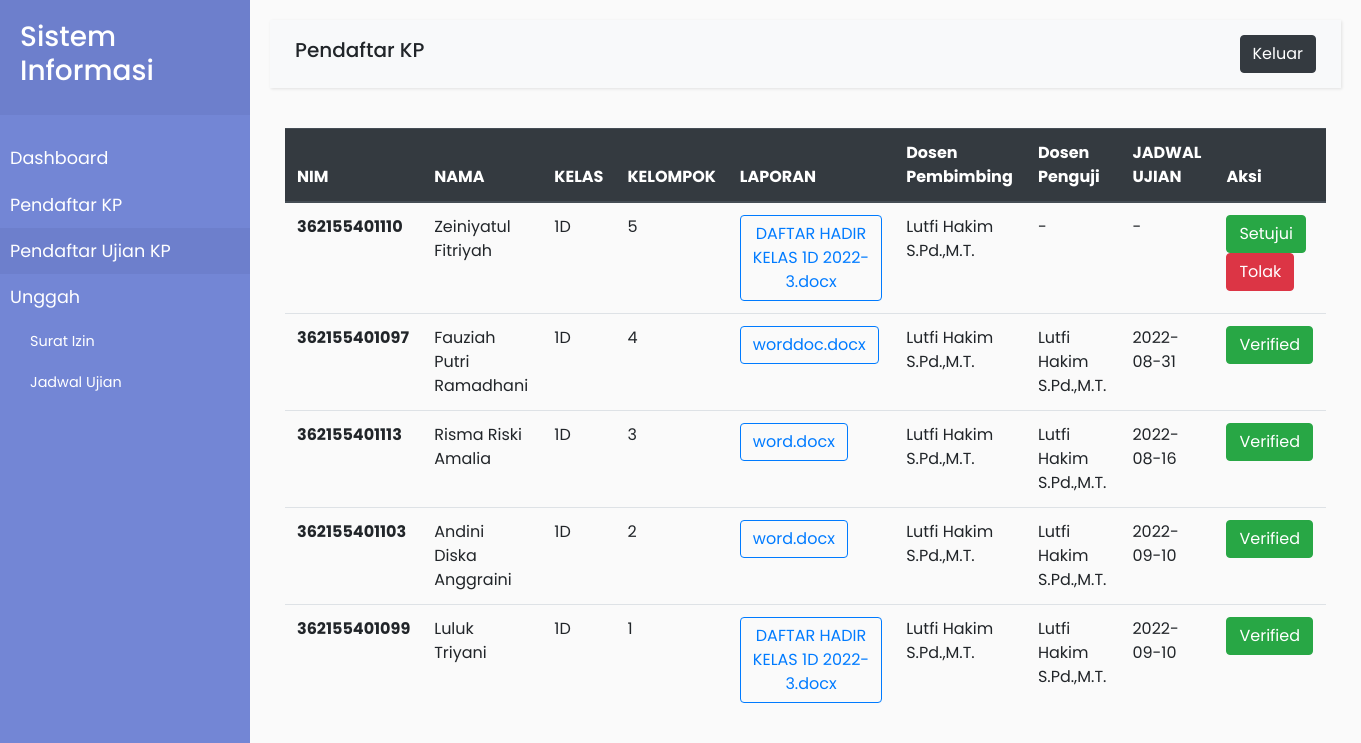
Screenshot of /pendaftar-ujian-kp.php (signed in) with the database file from the repository.
### tables this page shows
CREATE TABLE `mahasiswa` (
  `id` int(11) NOT NULL,
  `nama` varchar(45) NOT NULL,
  `nim` varchar(45) NOT NULL,
  `kelas` varchar(45) NOT NULL,
  `email` varchar(45) NOT NULL,
  `alamat` varchar(45) NOT NULL,
  `user_id` int(11) DEFAULT NULL,
  `anggota_kelompok_id` int(11) DEFAULT NULL
);

CREATE TABLE `anggota_kelompok` (
  `id` int(11) NOT NULL,
  `nama_anggota` varchar(45) DEFAULT NULL,
  `nim` varchar(45) NOT NULL
);

CREATE TABLE `pendaftaran_ujian_kp` (
  `id` int(11) NOT NULL,
  `laporan_kp` varchar(45) NOT NULL,
  `jadwal_ujian` varchar(45) DEFAULT NULL,
  `pendaftaran_kp_id` int(11) NOT NULL,
  `acc_ujian_id` int(11) DEFAULT NULL
);

CREATE TABLE `dosen` (
  `id` int(11) NOT NULL,
  `nama_dosen` varchar(45) NOT NULL,
  `nik` varchar(45) NOT NULL,
  `foto` varchar(45) NOT NULL,
  `user_id` int(11) NOT NULL
);

### koneksi.php (called while the page is built, shortened)
<?php
	class Database {
		var $host = "localhost";
		var $uname = "root";
		var $pass = "";
		var $db = "db_web";
		function __construct()
		{
			$this->koneksi = mysqli_connect($this->host, $this->uname, $this->pass, $this->db);
		}
		public function pendaftar_ujian()
		{
			$data = mysqli_query($this->koneksi, "SELECT pendaftaran_ujian_kp.id,jadwal_ujian,mahasiswa.nim,nama,kelas,nama_anggota,laporan_kp,nama_dosen,acc_ujian_id FROM mahasiswa JOIN anggota_kelompok ON mahasiswa.anggota_kelompok_id=anggota_kelompok.id JOIN pendaftaran_kp ON mahasiswa.anggota_kelompok_id=pendaftaran_kp.anggota_kelompok_id JOIN dosen ON pendaftaran_kp.dosen_id=dosen.id JOIN pendaftaran_ujian_kp ON pendaftaran_kp.id=pendaftaran_ujian_kp.pendaftaran_kp_id ORDER BY pendaftaran_kp.id DESC");
			return $data;
		}
		public function dosen_penguji($id)
		{
			$data = mysqli_query($this->koneksi, "SELECT * FROM acc_ujian JOIN dosen ON acc_ujian.dosen_penguji=dosen.id WHERE acc_ujian.id='$id'");
			$penguji = mysqli_fetch_array($data);
			return $penguji;
		}
	}
?>

### pendaftar-ujian-kp.php (the view, shortened to what this page needs)
<?php
include 'koneksi.php';
$db = new Database();
$mahasiswa = $db->pendaftar_ujian();
?>
<!DOCTYPE html>
<html>
<head>
    <link rel="stylesheet" href="assets/css/bootstrap.css">
    <link rel="stylesheet" href="assets/css/style.css">
</head>
<body>
    <div class="wrapper">
        <nav id="sidebar">
            <div class="sidebar-header">
                <h3>Sistem Informasi</h3>
            </div>
            <ul class="list-unstyled components">
                <li><a href="dashboard-koor.php">Dashboard</a></li>
                <li><a href="pendaftar-kp.php">Pendaftar KP</a></li>
                <li class="active"><a href="pendaftar-ujian-kp.php">Pendaftar Ujian KP</a></li>
                <li>
                    <a>Unggah</a>
                    <ul class="list-unstyled" id="homeSubmenu">
                        <li>
                            <a href="unggah-surat-izin.php">Surat Izin</a>
                        </li>
                        <li>
                            <a href="unggah-jadwal-ujian.php">Jadwal Ujian</a>
                        </li>
                    </ul>
                </li>
            </ul>
        </nav>
        <div id="content">
            <nav class="navbar navbar-expand-lg navbar-light bg-light">
                <div class="container-fluid">
                    <h5>Pendaftar KP</h5>
                    <a href="logout.php" class="btn btn-dark">Keluar</a>
                </div>
            </nav>
            <div class="container-fluid">
                <table class="table">
                    <thead class="thead-dark">
                        <tr>
                            <th scope="col">NIM</th>
                            <th scope="col">NAMA</th>
                            <th scope="col">KELAS</th>
                            <th scope="col">KELOMPOK</th>
                            <th scope="col">LAPORAN</th>
                            <th scope="col">Dosen Pembimbing</th>
                            <th scope="col">Dosen Penguji</th>
                            <th scope="col">JADWAL UJIAN</th>
                            <th scope="col">Aksi</th>
                        </tr>
                    </thead>
                    <tbody>
                        <?php foreach ($mahasiswa as $mhs) { ?>
                        <tr>
                            <th><?php echo $mhs['nim']; ?></th>
                            <td><?php echo $mhs['nama']; ?></td>
                            <td><?php echo $mhs['kelas']; ?></td>
                            <td><?php echo $mhs['nama_anggota']; ?></td>
                            <td><a href="file/<?php echo $mhs['laporan_kp']; ?>" class="btn btn-outline-primary"><?php echo $mhs['laporan_kp']; ?></a></td>
                            <td><?php echo $mhs['nama_dosen']; ?></td>
                            <td>
                            <?php if(is_null($mhs['acc_ujian_id'])) { echo "-"; } else { ?>
                            <?php
                                $id_uji = $mhs['acc_ujian_id'];
                                $penguji = $db->dosen_penguji($id_uji);
                                echo $penguji['nama_dosen'];
                            ?>
                            <?php } ?>
                            </td>
                            <td>
                                <?php if(is_null($mhs['jadwal_ujian'])) { echo "-"; } else { echo $mhs['jadwal_ujian']; } ?>
                            </td>
                            <td>
                                <?php if(is_null($mhs['acc_ujian_id'])) {?>
                                <button type="button" class="btn btn-success mr-2" data-toggle="modal" data-target="#mhs<?php echo $mhs["id"] ?>">Setujui</button>
                                <form action="pendaftar-ujian-kp.php?id=<?php echo $mhs['id']; ?>" method="post">
                                    <button type="submit" name="tolak" class="btn btn-danger">Tolak</button>
                                </form>
                                <?php } else { ?>
                                    <button type="button" class="btn btn-success">Verified</button>
                                <?php } ?>
                            </td>
                        </tr>
                        <?php } ?>
                    </tbody>
                </table>
            </div>
        </div>
    </div>
</body>
</html>

### assets/css/style.css (style rules this page uses)
body { font-family: 'Poppins', sans-serif; background: #fafafa; }
a, a:hover, a:focus { color: inherit; text-decoration: none; transition: all 0.3s; }
.navbar { padding: 15px 10px; background: #fff; border: none; border-radius: 0; margin-bottom: 40px; box-shadow: 1px 1px 3px rgba(0, 0, 0, 0.1); }
.wrapper { display: flex; width: 100%; align-items: stretch; }
#sidebar { min-width: 250px; max-width: 250px; background: #7386D5; color: #fff; transition: all 0.3s; }
#sidebar .sidebar-header { padding: 20px; background: #6d7fcc; }
#sidebar ul.components { padding: 20px 0; }
#sidebar ul li a { padding: 10px; font-size: 1.1em; display: block; }
nav .active { color: #fff; background: #6d7fcc; }
ul ul a { font-size: 0.9em !important; padding-left: 30px !important; }
#content { width: 100%; padding: 20px; min-height: 100vh; transition: all 0.3s; }

### rows the page displays
mahasiswa: nim "362155401110", nama "Zeiniyatul Fitriyah", kelas "1D", anggota_kelompok.nama_anggota "5", pendaftaran_ujian_kp.laporan_kp "DAFTAR HADIR KELAS 1D 2022-3.docx", dosen.nama_dosen "Lutfi Hakim S.Pd.,M.T."
mahasiswa: nim "362155401097", nama "Fauziah Putri Ramadhani", kelas "1D", anggota_kelompok.nama_anggota "4", pendaftaran_ujian_kp.laporan_kp "worddoc.docx", dosen.nama_dosen "Lutfi Hakim S.Pd.,M.T.", pendaftaran_ujian_kp.jadwal_ujian "2022-08-31", shows "Verified"
mahasiswa: nim "362155401113", nama "Risma Riski Amalia", kelas "1D", anggota_kelompok.nama_anggota "3", pendaftaran_ujian_kp.laporan_kp "word.docx", dosen.nama_dosen "Lutfi Hakim S.Pd.,M.T.", pendaftaran_ujian_kp.jadwal_ujian "2022-08-16", shows "Verified"
mahasiswa: nim "362155401103", nama "Andini Diska Anggraini", kelas "1D", anggota_kelompok.nama_anggota "2", pendaftaran_ujian_kp.laporan_kp "word.docx", dosen.nama_dosen "Lutfi Hakim S.Pd.,M.T.", pendaftaran_ujian_kp.jadwal_ujian "2022-09-10", shows "Verified"
mahasiswa: nim "362155401099", nama "Luluk Triyani", kelas "1D", anggota_kelompok.nama_anggota "1", pendaftaran_ujian_kp.laporan_kp "DAFTAR HADIR KELAS 1D 2022-3.docx", dosen.nama_dosen "Lutfi Hakim S.Pd.,M.T.", pendaftaran_ujian_kp.jadwal_ujian "2022-09-10", shows "Verified"
